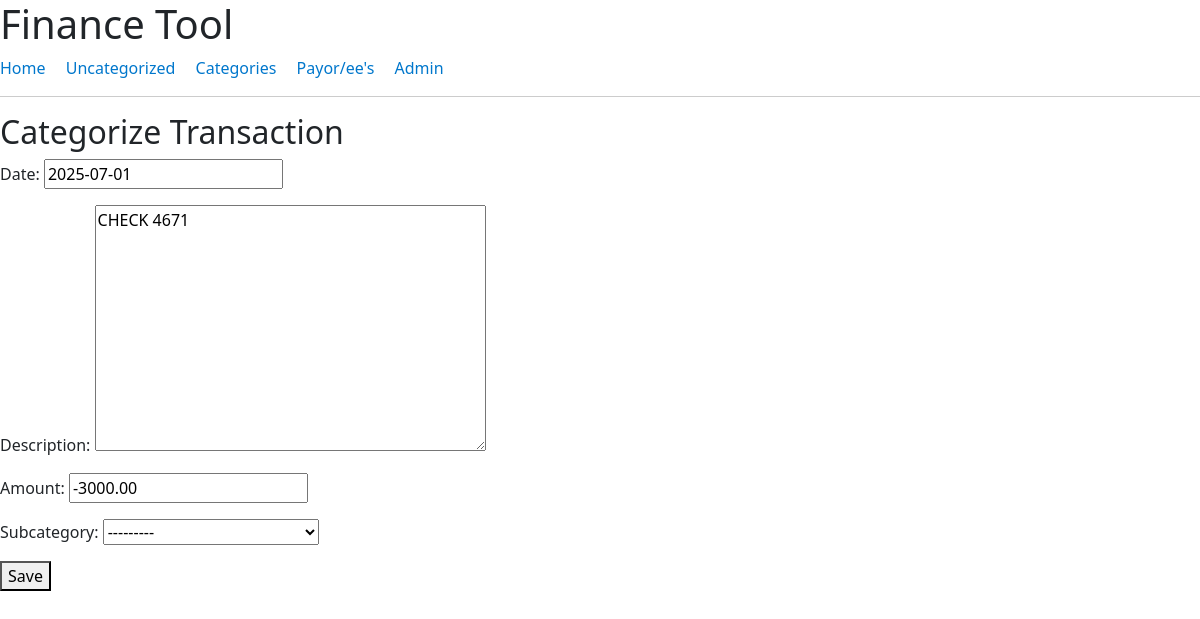
The app's page /transactions/categorize/10/ with its own data.
### transactions/models.py (models this page shows, shortened)
class Transaction(models.Model):
    class Meta:
       constraints = [
        models.UniqueConstraint(fields=['date', 'amount', 'description', 'bank_account'], name='unique_transaction')
    ]
       indexes = [
        models.Index(fields=['date', 'amount', 'description', 'bank_account']),
    ]
    source = models.CharField(max_length=255)  # Filename of CSV
    bank_account = models.CharField(max_length=100)  # Financial institution
    sheet_account = models.CharField(max_length=100)  # Income, expense, etc.
    date = models.DateField()
    description = models.TextField()
    amount = models.DecimalField(max_digits=10, decimal_places=2)
    account_type = models.CharField(max_length=50)  # Checking, savings, etc.
    check_num = models.CharField(max_length=50, blank=True, null=True)
    payoree = models.ForeignKey(
        Payoree,
        null=True,
        blank=True,
        on_delete=models.SET_NULL
    )
    memo = models.TextField(blank=True, null=True)
    subcategory = models.ForeignKey(
        Category,
        null=True,
        blank=True,
        on_delete=models.SET_NULL
    )

### transactions/views.py (the view)
# urls.py: path("categorize/<int:pk>/", views.categorize_transaction, name="categorize_transaction"),
def categorize_transaction(request, pk):
    transaction = Transaction.objects.get(pk=pk)
    if request.method == "POST":
        form = TransactionForm(request.POST, instance=transaction)
        if form.is_valid():
            form.save()
            return redirect("uncategorized_transactions")
    else:
        form = TransactionForm(instance=transaction)
    return render(request, "transactions/categorize.html", {"form": form})

### transactions/forms.py
class TransactionForm(forms.ModelForm):
    class Meta:
        model = Transaction
        fields = ['date', 'description', 'amount', 'subcategory']

### transactions/models.py (called while the page is built)
    def __str__(self):
        return self.name

### transactions/templates/transactions/categorize.html (shortened to what this page needs)
{% extends "base.html" %}
{% block content %}
<h2>Categorize Transaction</h2>
<form method="post">
    {{ form.as_p }}
    <button type="submit">Save</button>
</form>
{% endblock %}

### transactions/templates/base.html (style rules this page uses)
body { font-family: sans-serif; margin: 2rem; background-color: #f9f9f9; }

### records on screen
Transaction: date "2025-07-01", description "CHECK 4671", amount "-3000.00", subcategory "---------"
